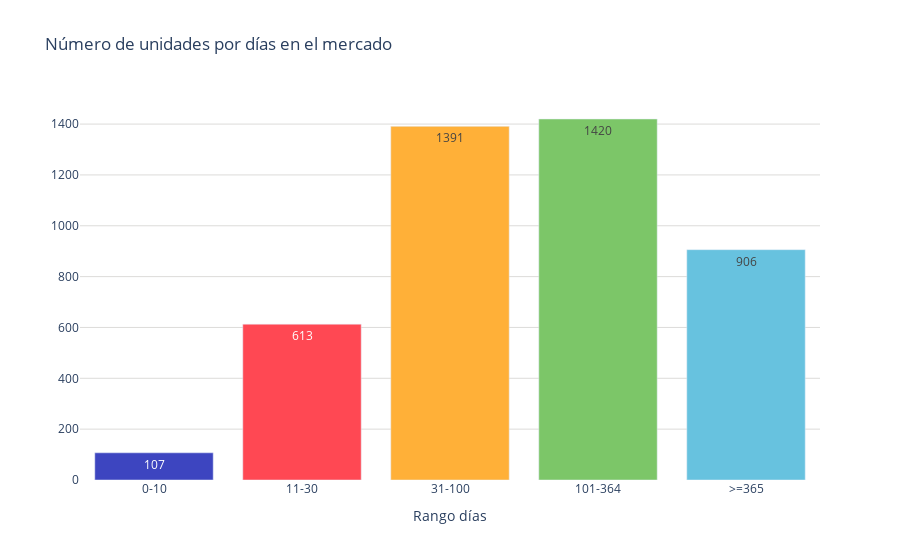

The cell this chart's notebook holds for it:
### Code cell
values = tiempo_mercado_puebla_direct['conteo']
labels = tiempo_mercado_puebla_direct['dias']
colores = ['#3d45c0', '#ff4853', '#ffb038', '#7cc668', '#67c2df', '#6773df', '#939fad']

fig = go.Figure()
fig.add_trace(go.Bar(
    x=labels, 
    y=values, 
    marker_color=colores,  # Especifica los colores de las barras
    text=values,  # Texto que se mostrará en las barras 
    textposition='inside',  # Posición del texto (puede ser 'inside' o 'outside')
))
fig.update_layout(
    title='Número de unidades por días en el mercado',  # Título de la gráfica
    xaxis=dict(title='Rango días'),  # Título del eje x
    yaxis=dict(
        #title='Cantidad', # Título del eje y
        gridcolor='#dddcda', # Color de las líneas que dividen los rangos del eje Y
         gridwidth=1,
    ),  
    plot_bgcolor='rgba(0,0,0,0)',  # Color de fondo del gráfico
)
# Exportar gráfica como archivo HTML
def guardar_grafico_como_html(fig, nombre_archivo, carpeta='graficas'):
    # Crear la carpeta si no existe
    if not os.path.exists(carpeta):
        os.makedirs(carpeta)
    
    # Gráfica como archivo HTML en la carpeta especificada
    pio.write_html(fig, f'{carpeta}/{nombre_archivo}.html')

# Exportar
guardar_grafico_como_html(fig, 'g_bar_tiempomercado_direct_puebla', carpeta='graficas')
fig.show()

### Figure 1 — Plotly figure (JSON) as saved in the notebook; plotly's stock layout.template omitted (floating-point values rounded to 4 significant figures)
{"data": [{"marker": {"color": ["#3d45c0", "#ff4853", "#ffb038", "#7cc668", "#67c2df", "#6773df", "#939fad"]}, "text": [107, 613, 1391, 1420, 906], "textposition": "inside", "type": "bar", "x": ["0-10", "11-30", "31-100", "101-364", ">=365"], "y": [107, 613, 1391, 1420, 906]}], "layout": {"plot_bgcolor": "rgba(0,0,0,0)", "title": {"text": "Número de unidades por días en el mercado"}, "xaxis": {"title": {"text": "Rango días"}}, "yaxis": {"gridcolor": "#dddcda", "gridwidth": 1}}}
